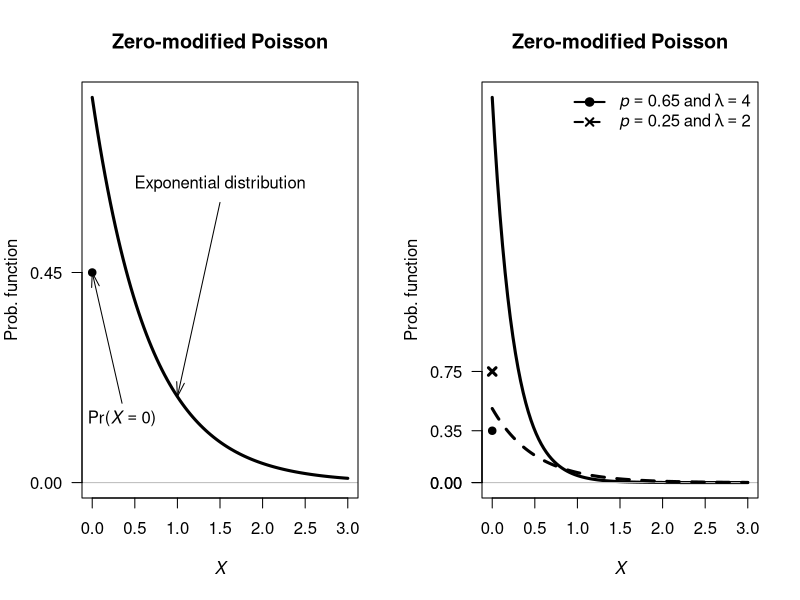

The R script that drew this image:
## ---- chunk 1

###  Set up  ###
p <- 0.55
x.rate = 1.5

x <- seq(0, 3,
         length = 100)
y <-  p * dexp(x, 
               rate = x.rate)
                     

par( mfrow = c(1, 2))

###  Plots  ###

plot(y ~ x,
     type = "l",
     axes = FALSE,
     ylim = c(0,
              max( c(y, 1 - p) ) ),
     xlab = expression(italic(X)),
     ylab = expression(Prob.~"function"),
     main = expression(bold(Zero*"-"*modified~Poisson)),
     lwd = 3)
abline(h = 0,
       col = "grey")
axis(side = 1)
axis(side = 2,
     at = c(0, 
            1 - p),
     las = 2)
box()

points(x = 0, # Included
       y = 1 - p,
       pch = 19)

# Explanatory labels
arrows(x0 = 0.35,
       x1 = 0,
       y0 = 0.17,
       y1 = 1 - p,
       length = 0.15,
       angle = 15)
text(x = 0.35,
     y = 0.17,
     pos = 1,
     label = expression(Pr*"("*italic(X)==0*")" ) )


arrows(x0 = 1.5,
       x1 = 1,
       y0 = 0.6,
       y1 = dexp(x = 1, 
                 rate = x.rate) * p,
       length = 0.15,
       angle = 15)
text(x = 1.5,
     y = 0.6,
     pos = 3,
     label = expression( Exponential~distribution) )




###

p <- 0.65
x.rate = 4

x <- seq(0, 3,
         length = 100)
y <-  p * dexp(x, 
               rate = x.rate)

plot(y ~ x,
     type = "l",
     axes = FALSE,
     ylim = c(0,
              max( c(y, 1 - p) ) ),
     xlab = expression(italic(X)),
     ylab = expression(Prob.~"function"),
     main = expression(bold(Zero*"-"*modified~Poisson)),
     lwd = 3)
abline(h = 0,
       col = "grey")
axis(side = 1)
axis(side = 2,
     at = c(0, 
            1 - p),
     las = 2)
box()

points(x = 0, # Included
       y = 1 - p,
       pch = 19)




p <- 0.25
x.rate = 2

x <- seq(0, 3,
         length = 100)
y <-  p * dexp(x, 
               rate = x.rate)
axis(side = 2,
     at = c(0, 
            1 - p),
     las = 2)
lines(y ~ x,
      lwd = 3,
      lty = 2)
points(x = 0, # Included
       y = 1 - p,
       lwd = 3,
       pch = 4)

legend("topright",
       lwd = 2,
       pch = c(19, 4),
       lty = c(1, 2),
       bty = "n",
       legend = c(expression(italic(p)==0.65~and~lambda==4),
                  expression(italic(p)==0.25~and~lambda==2)))
